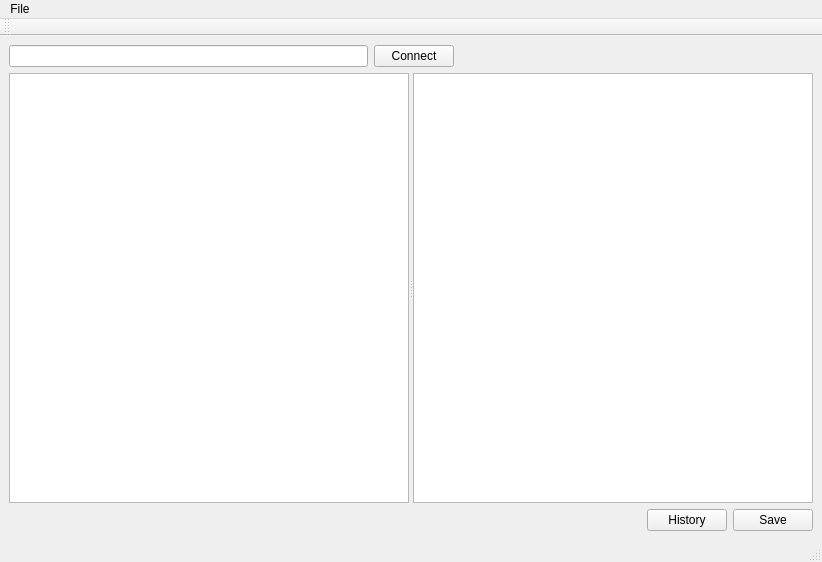
<?xml version="1.0" encoding="UTF-8"?>
<ui version="4.0">
 <class>MainWindow</class>
 <widget class="QMainWindow" name="MainWindow">
  <property name="geometry">
   <rect>
    <x>0</x>
    <y>0</y>
    <width>822</width>
    <height>562</height>
   </rect>
  </property>
  <property name="windowTitle">
   <string>MainWindow</string>
  </property>
  <widget class="QWidget" name="centralwidget">
   <layout class="QVBoxLayout" name="verticalLayout">
    <item>
     <layout class="QHBoxLayout" name="horizontalLayout_2">
      <item>
       <widget class="QLineEdit" name="hostBox"/>
      </item>
      <item>
       <widget class="QPushButton" name="connectButton">
        <property name="text">
         <string>Connect</string>
        </property>
       </widget>
      </item>
      <item>
       <spacer name="horizontalSpacer_2">
        <property name="orientation">
         <enum>Qt::Horizontal</enum>
        </property>
        <property name="sizeHint" stdset="0">
         <size>
          <width>40</width>
          <height>20</height>
         </size>
        </property>
       </spacer>
      </item>
     </layout>
    </item>
    <item>
     <widget class="QSplitter" name="splitter">
      <property name="orientation">
       <enum>Qt::Horizontal</enum>
      </property>
      <widget class="QTreeView" name="znodesTree">
       <attribute name="headerVisible">
        <bool>false</bool>
       </attribute>
      </widget>
      <widget class="QTextEdit" name="textBox"/>
     </widget>
    </item>
    <item>
     <layout class="QHBoxLayout" name="horizontalLayout">
      <item>
       <spacer name="horizontalSpacer">
        <property name="orientation">
         <enum>Qt::Horizontal</enum>
        </property>
        <property name="sizeHint" stdset="0">
         <size>
          <width>40</width>
          <height>20</height>
         </size>
        </property>
       </spacer>
      </item>
      <item>
       <widget class="QPushButton" name="historyButton">
        <property name="text">
         <string>History</string>
        </property>
       </widget>
      </item>
      <item>
       <widget class="QPushButton" name="saveButton">
        <property name="text">
         <string>Save</string>
        </property>
       </widget>
      </item>
     </layout>
    </item>
   </layout>
  </widget>
  <widget class="QMenuBar" name="menubar">
   <property name="geometry">
    <rect>
     <x>0</x>
     <y>0</y>
     <width>822</width>
     <height>24</height>
    </rect>
   </property>
   <widget class="QMenu" name="menuFile">
    <property name="title">
     <string>File</string>
    </property>
    <addaction name="actionConnect"/>
    <addaction name="actionQuit"/>
   </widget>
   <addaction name="menuFile"/>
  </widget>
  <widget class="QStatusBar" name="statusbar"/>
  <widget class="QToolBar" name="toolBar">
   <property name="windowTitle">
    <string>toolBar</string>
   </property>
   <attribute name="toolBarArea">
    <enum>TopToolBarArea</enum>
   </attribute>
   <attribute name="toolBarBreak">
    <bool>true</bool>
   </attribute>
  </widget>
  <action name="actionQuit">
   <property name="text">
    <string>Quit</string>
   </property>
  </action>
  <action name="actionConnect">
   <property name="text">
    <string>Connect</string>
   </property>
  </action>
 </widget>
 <resources/>
 <connections/>
</ui>
